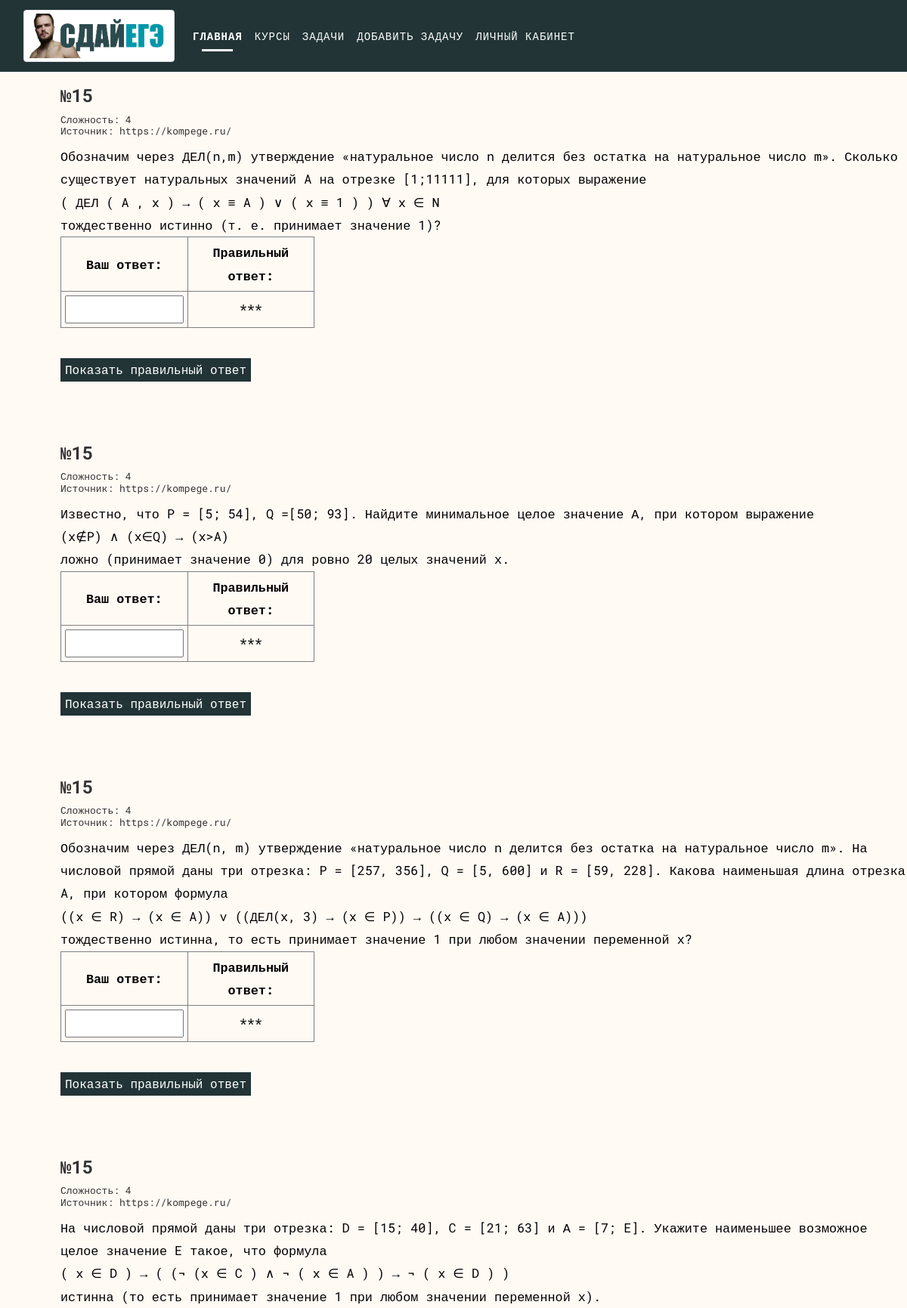
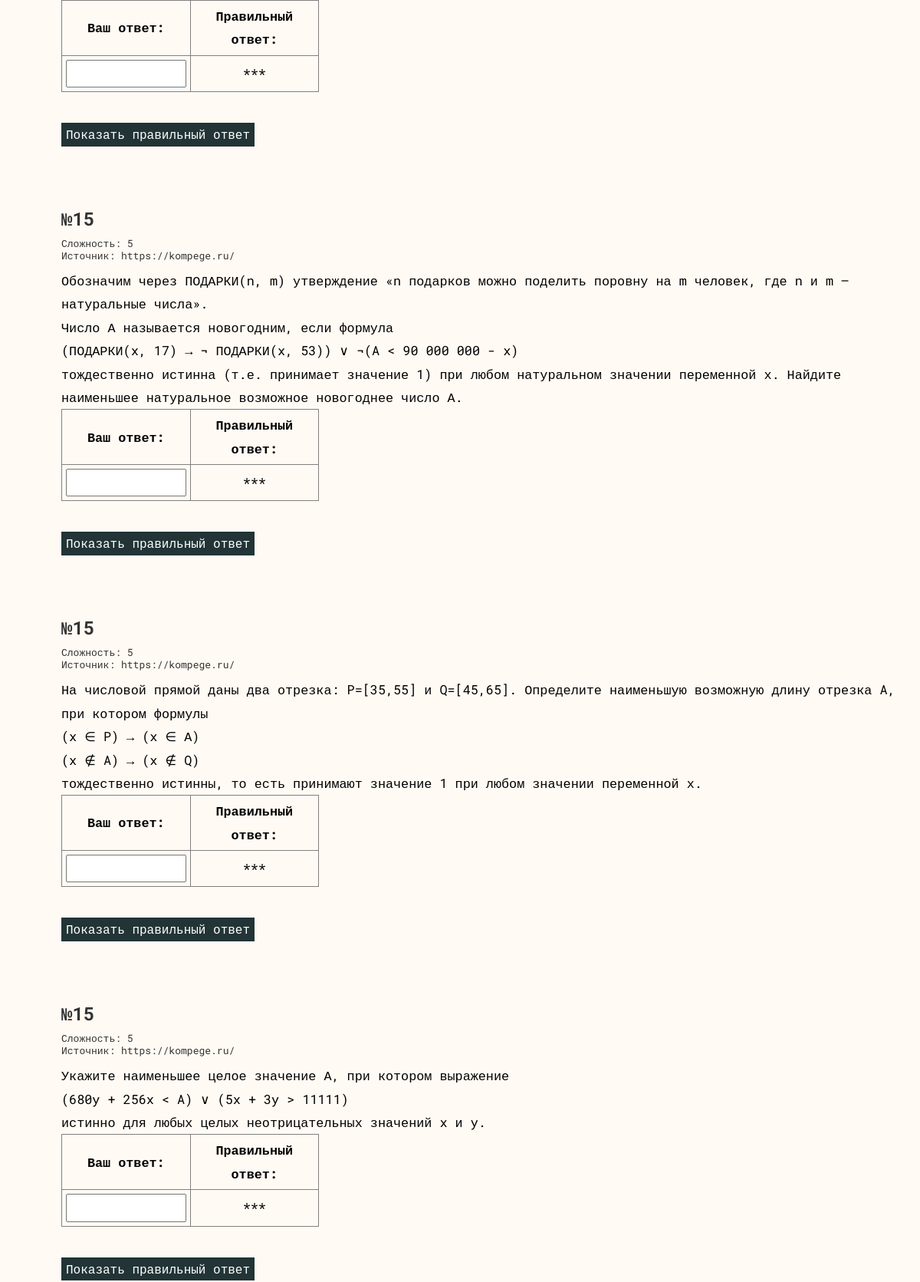
Page /tasks/ (signed in, upper part) on the committed database (2 pictures, top to bottom).
### tables this page shows
CREATE TABLE Tasks (ID INTEGER PRIMARY KEY AUTOINCREMENT, text TEXT, answer TEXT, difficulty NUMERIC, ID_type INTEGER REFERENCES Types (ID), source TEXT, solution NUMERIC, date INTEGER, status NUMERIC);

### main.py (the view)
@app.route('/tasks/')
def tasks():
    if 'email' not in session:
        return redirect('/sign-in/')
    uid = db.get_user_id(session['email'], 1)
    user = db.get_user(uid, 1)
    if not user:
        return redirect('/sign-in/')
    tasks = db.get_all_tasks(1)
    tasks = [(i[0], i[1], i[3], i[4], i[5], i[2]) for i in tasks]
    '''
    task = [
        1,         # task id
        "text",    # task statement
        5,         # difficulty
        1,         # number
        'Kompege', # source
        1488       # answer
        ]
    '''
    return render_template('task_page.html', tasks=tasks, user=True)

### db_functions.py (called while the page is built)
def make_request(request, params):
    connect = sqlite3.connect("MAIN_BD.db")
    cursor = connect.cursor()
    result = cursor.execute(request, params).fetchall()
    connect.close()
    return result

def get_all_tasks(status):
    result = make_request("SELECT * FROM Tasks WHERE status = ?", [status])
    return result  # [(id, text, answer, difficulty, ID_type, source, solution, status(1-active)]

def get_user(user_id, status):
    result = make_request("SELECT * FROM Users WHERE id = ? AND status = ?", [user_id, status])
    return result  # [(name, surname, patronymic, email, password, age, country, role (user, user, admin), about, path (path to the photo)), date, status (1-active, 2-banned, 3-deleted)]

def get_user_id(email, status):
    result = make_request("SELECT * FROM Users WHERE email = ? AND status = ?", [email, status])
    if not result:
        return -1
    return result[0][0]  # id

### templates/task_page.html (shortened to what this page needs)
<!DOCTYPE html>
<html lang="ru">
   <link rel="stylesheet" href="{{ url_for('static', filename='css/bootstrap.min.css') }}">
   <link rel="stylesheet" href="{{ url_for('static', filename='css/style.css') }}">
   <link rel="stylesheet" href="{{ url_for('static', filename='css/responsive.css') }}">
   <link rel="stylesheet" href="{{ url_for('static', filename='css/custom.css') }}">
   <link rel="stylesheet" href="{{ url_for('static', filename='css/owl.carousel.css') }}">
   <link rel="stylesheet" href="{{ url_for('static', filename='css/animate.css') }}">
   <link rel="stylesheet" href="{{ url_for('static', filename='css/flaticon.css') }}">
   <link rel="stylesheet" href="{{ url_for('static', filename='css/prettyPhoto.css') }}">
   <link rel="stylesheet" href="{{ url_for('static', filename='css/font-awesome.min.css') }}">
   <link rel="stylesheet" href="{{ url_for('static', filename='css/tasks.css') }}">
   <body id="page-top" class="politics_version">
      <nav class="navbar navbar-expand-lg navbar-dark bg-dark fixed-top">
         <div class="container-fluid">
            <a class="navbar-brand " target="_blank">
            <img class="img-thumbnail" src="{{ url_for('static', filename='images/kegeh.png') }}" alt="" width="200" />
            </a>
            <div class="collapse navbar-collapse" id="navbarNav">
               <ul class="navbar-nav">
                  <div class="collapse navbar-collapse" id="navbarResponsive">
                     <ul class="navbar-nav text-uppercase ml-auto">
                        <li class="nav-item">
                           <a class="nav-link js-scroll-trigger active" href="/">Главная</a>
                        </li>
                        <li class="nav-item">
                           <a class="nav-link js-scroll-trigger" href="/courses">Курсы</a>
                        </li>
                        <li class="nav-item">
                           <a class="nav-link js-scroll-trigger" href="/tasks">Задачи</a>
                        </li>
                        <li class="nav-item">
                           <a class="nav-link js-scroll-trigger" href="/add-task">Добавить задачу</a>
                        </li>
                        {% if user %}
                           <li class="nav-item">
                              <a class="nav-link js-scroll-trigger" href="/dashboard">Личный кабинет</a>
                           </li>
                        {% endif %}
                     </ul>
                  </div>
               </ul>
               </div>
            </div>
      </nav>
      <main id = "task">
        {% for task in tasks %}
          <div class = "task-text">
             <div class = "num">
                <h1> <b> №{{ task[3] }} </b> </h1>
                <h6> Сложность: {{ task[2] }} <br>  Источник: {{ task[4] }}</h6>
             </div>
             {{ task[1]|safe }}
             <div>
                <table border="1" width="30%" cellpadding="5">
                   <tr>
                      <th style="text-align:center; width:50%;">Ваш ответ:</th>
                      <th style="text-align:center" >Правильный ответ:</th>
                   </tr>
                   <tr>
                      <td>
                         <input style="width:100%; margin:auto"
                            class="{{ task[2] }}"
                            type="text"
                            id="task-input-{{ task[0] }}">
                      </td>
                      <td id="task-answer-{{ task[0] }}" style="text-align:center" task-answer="{{ task [5] }}" showing="false">
                         ***
                      </td>
                   </tr>
                </table>
             </div>
          </div>
          <button
            style="background: #223436; color: white;"
            class="button"
            id="toggleAnswers-{{ task[0] }}"
            next="Скрыть ответ"
            onclick="toggleAnswers({{ task[0] }})">Показать правильный ответ</button>
        {% endfor %}
      </main>
   </body>
</html>

### static/css/style.css (style rules this page uses)
body { color: #999999; font-size: 14px; font-family: 'Roboto Mono', monospace; line-height: 1.80857; background: #fffaf4; max-height: 10000px; }
html, body { height: 100%; }
a { color: #1f1f1f; text-decoration: none !important; outline: none !important; -webkit-transition: all .3s ease-in-out; -moz-transition: all .3s ease-in-out; -ms-transition: all .3s ease-in-out; -o-transition: all .3s ease-in-out; transition: all .3s ease-in-out; }
h1, h2, h3, h4, h5, h6 { letter-spacing: 0; font-weight: normal; position: relative; padding: 0 0 10px 0; font-weight: normal; line-height: 120% !important; color: #333333; margin: 0 }
h1 { font-size: 24px }
h6 { font-size: 13px }
a { color: #222222; text-decoration: none; outline: none; }
a, .btn { text-decoration: none !important; outline: none !important; -webkit-transition: all .3s ease-in-out; -moz-transition: all .3s ease-in-out; -ms-transition: all .3s ease-in-out; -o-transition: all .3s ease-in-out; transition: all .3s ease-in-out; }
ul, li, ol { margin: 0px; list-style: none; padding: 0px; }
.navbar-dark .navbar-nav .nav-link { color: #ffffff; letter-spacing: 1px; font-size: 14px; position: relative; }
.navbar-dark .navbar-nav .nav-link.active { font-weight: 600; }
.navbar-dark .navbar-nav .nav-link::after { content: ''; width: 0; height: 3px; background: #ffffff; position: absolute; bottom: 0; left: 0; right: 0; text-align: center; margin: 0 auto; border-radius: 0px; -webkit-transition: all .5s; transition: all .5s; z-index: -1; }
.navbar-dark .navbar-nav .nav-link.active::after { width: 50%; }
.num { font: 40px }

### static/css/tasks.css (style rules this page uses)
.nav-link { text-align: center; font-size: 3em; }
main { margin-left: 10vh; margin-top: 14vh; }
.task-text { margin-top: 40px; color: black; font-size: 1.2em; }
.button { margin: auto; border: none; color: white; text-align: center; text-decoration: none; display: inline-block; font-size: 16px; margin-top: 40px; margin-bottom: 40px; }
.num { font-size: 25px; }

### rows in the picture
Tasks: ID_type "15", difficulty "4", source "https://kompege.ru/", text "Обозначим через ДЕЛ(n,m) утверждение «натуральное число n делится без остатка на натуральное число m». Сколько существует натуральных значений A на отрезке [1;11111], для которых выражение ( ДЕЛ ( A , x ) → ( x ≡ A ) ∨ ( x ≡ 1 ) ) ∀ x ∈ N тождественно истинно (т. е. принимает значение 1)?"
Tasks: ID_type "15", difficulty "4", source "https://kompege.ru/", text "Известно, что P = [5; 54], Q =[50; 93]. Найдите минимальное целое значение А, при котором выражение (x∉P) ∧ (x∈Q) → (x>A) ложно (принимает значение 0) для ровно 20 целых значений х."
Tasks: ID_type "15", difficulty "4", source "https://kompege.ru/", text "Обозначим через ДЕЛ(n, m) утверждение «натуральное число n делится без остатка на натуральное число m». На числовой прямой даны три отрезка: P = [257, 356], Q = [5, 600] и R = [59, 228]. Какова наименьшая длина отрезка A, при котором формула ((x ∈ R) → (x ∈ A)) v ((ДЕЛ(x, 3) → (x ∈ P)) → ((x ∈ Q) → (x ∈ A))) тождественно истинна, то есть принимает значение 1 при любом значении переменной х?"
Tasks: ID_type "15", task "4", source "https://kompege.ru/", text "На числовой прямой даны три отрезка: D = [15; 40], C = [21; 63] и А = [7; E]. Укажите наименьшее возможное целое значение E такое, что формула ( x ∈ D ) → ( (¬ (x ∈ C ) ∧ ¬ ( x ∈ A ) ) → ¬ ( x ∈ D ) ) истинна (то есть принимает значение 1 при любом значении переменной х)."
Tasks: ID_type "15", task "5", source "https://kompege.ru/", text "Обозначим через ПОДАРКИ(n, m) утверждение «n подарков можно поделить поровну на m человек, где n и m – натуральные числа». Число А называется новогодним, если формула (ПОДАРКИ(x, 17) → ¬ ПОДАРКИ(x, 53)) ∨ ¬(A < 90 000 000 - x) тождественно истинна (т.е. принимает значение 1) при любом натуральном значении переменной х. Найдите наименьшее натуральное возможное новогоднее число А."
Tasks: ID_type "15", difficulty "5", source "https://kompege.ru/", text "На числовой прямой даны два отрезка: P=[35,55] и Q=[45,65]. Определите наименьшую возможную длину отрезка A, при котором формулы (x ∈ P) → (x ∈ А) (x ∉ A) → (x ∉ Q) тождественно истинны, то есть принимают значение 1 при любом значении переменной х."
Tasks: ID_type "15", difficulty "5", source "https://kompege.ru/", text "Укажите наименьшее целое значение А, при котором выражение (680y + 256x < A) ∨ (5x + 3y > 11111) истинно для любых целых неотрицательных значений x и y."
